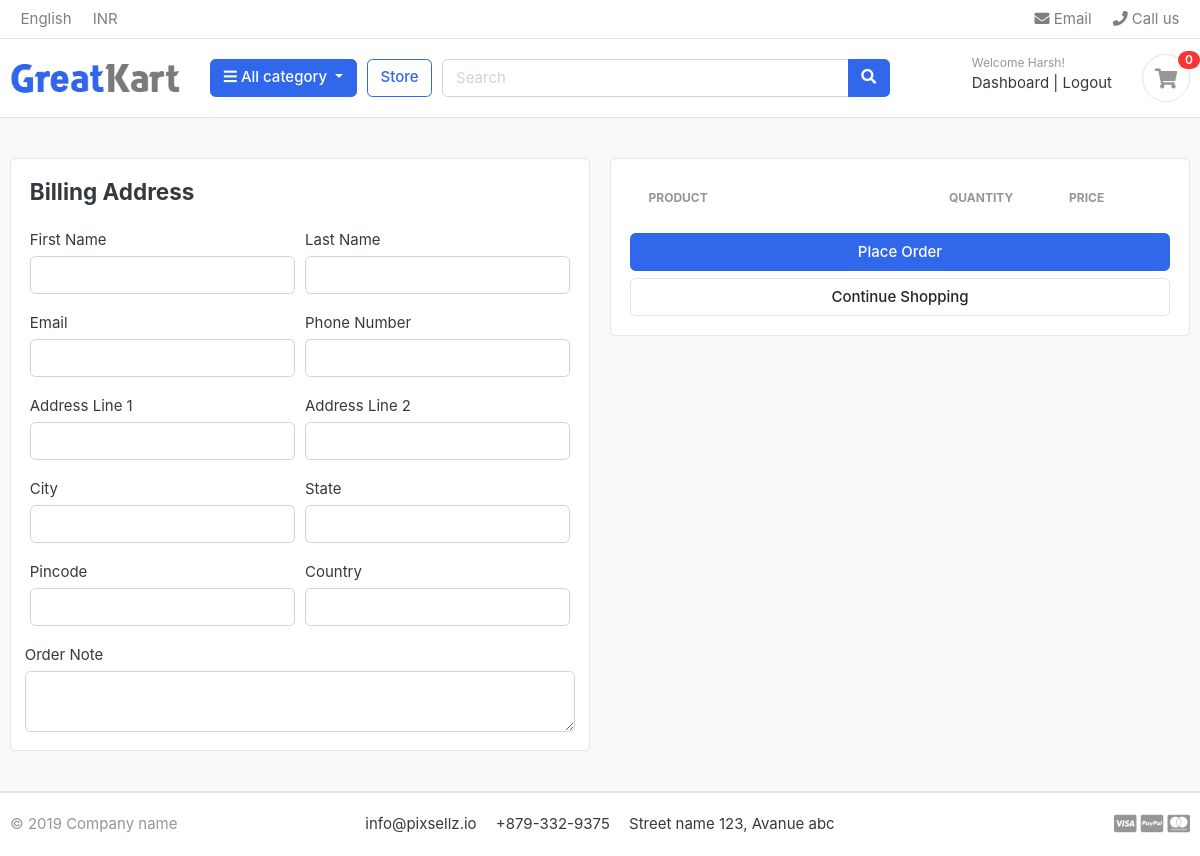
Before: /cart/checkout/ (signed in) with the older database file.
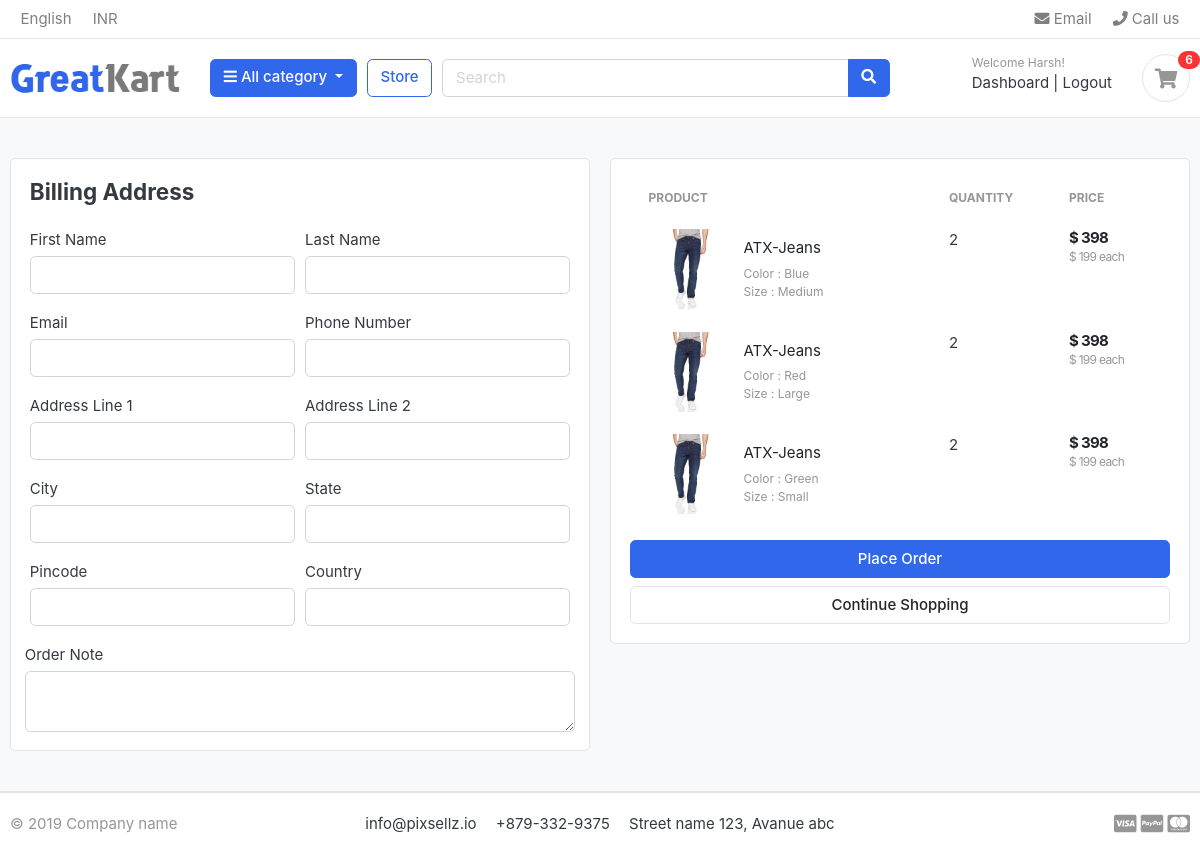
After: the same page with the newer database file.
### carts/models.py (models this page shows, shortened)
class CartItem(models.Model):
    user = models.ForeignKey(Account, on_delete=models.CASCADE, null=True)
    product = models.ForeignKey(Product, on_delete=models.CASCADE)
    variations = models.ManyToManyField(Variation, blank=True)
    cart = models.ForeignKey(Cart, on_delete=models.CASCADE, null=True)
    quantity = models.IntegerField()
    is_active = models.BooleanField(default=True)
    def sub_total(self):
        return self.product.price * self.quantity

### store/models.py (models this page shows, shortened)
class Product(models.Model):
    product_name = models.CharField(max_length=200, unique=True)
    slug = models.SlugField(max_length=200, unique=True)
    description = models.TextField(max_length=500, blank=True)
    price = models.IntegerField()
    images = models.ImageField(upload_to='photos/products')
    stock = models.IntegerField()
    is_available = models.BooleanField(default=True)
    category = models.ForeignKey(Category, on_delete=models.CASCADE)
    created_date = models.DateTimeField(auto_now_add=True)
    modified_date = models.DateTimeField(auto_now=True)
    def get_url(self):
        return reverse('product_detail', args=[self.category.slug, self.slug])

class Variation(models.Model):
    product = models.ForeignKey(Product, on_delete=models.CASCADE)
    variation_category = models.CharField(max_length=100, choices=variation_category_choice)
    variation_value = models.CharField(max_length=100)
    is_active = models.BooleanField(default=True)
    created_date = models.DateField(auto_now_add=True)
    objects = VariationManager()

### carts/views.py (the view)
# urls.py: path('checkout/', views.checkout, name='checkout'),
@login_required(login_url='login')
def checkout(request, total=0, quantity=0, cart_items=None):
    try:
        tax = 0
        grand_total = 0
        if request.user.is_authenticated:
            cart_items = CartItem.objects.filter(user=request.user, is_active=True)
        else:
            cart = Cart.objects.get(cart_id=_cart_id(request))
            cart_items = CartItem.objects.filter(cart=cart, is_active=True)
        for cart_item in cart_items:
            total += (cart_item.product.price * cart_item.quantity)
            quantity += cart_item.quantity
        tax = (2 * total)/100
        grand_total = total + tax
    except:
        pass
    context = {
        'total' : total,
        'quantity': quantity,
        'cart_items': cart_items,
        'tax': tax,
        'grand_total': grand_total,
    }
    return render(request, 'store/checkout.html', context)

### carts/context_processors.py (called while the page is built)
def counter(request):
    cart_count = 0
    if 'admin' in request.path:
        return {}
    else:
        try:
            cart = Cart.objects.filter(cart_id=_cart_id(request))
            if request.user.is_authenticated:
                cart_items = CartItem.objects.all().filter(user=request.user)
            else:
                cart_items = CartItem.objects.all().filter(cart=cart[:1])
            for cart_item in cart_items:
                cart_count += cart_item.quantity
        except Cart.DoesNotExist:
            cart_count = 0
    return dict(cart_count=cart_count)

### carts/views.py (called while the page is built)
def _cart_id(request):
    cart = request.session.session_key
    if not cart:
        cart = request.session.create()
    return cart

### category/context_processors.py (called while the page is built)
def menu_links(request):
    links = Category.objects.all()
    return dict(links=links)

### category/models.py (called while the page is built)
    def get_url(self):
        return reverse('products_by_category', args=[self.slug])

### templates/store/checkout.html (shortened to what this page needs)
{% extends 'base.html' %}
{% load static %}
{% block content %}
<section class="section-content padding-y bg">
<div class="container">
<div class="row">
	<aside class="col-lg-6">
<div class="card">
  <div class="card-body">
    <h4 class="card-title mb-4">Billing Address</h4>
    <form action="{% url 'place_order' %}" method="POST">
      <div class="form-row">
        <div class="col form-group">
          <label for="">First Name</label>
          <input type="text" name="first_name" class="form-control" required>
        </div>
        <div class="col form-group">
          <label for="">Last Name</label>
          <input type="text" name="last_name" class="form-control" required>
        </div>
      </div>
      <div class="form-row">
        <div class="col form-group">
          <label for="">Email</label>
          <input type="email" name="email" class="form-control" required>
        </div>
        <div class="col form-group">
          <label for="">Phone Number</label>
          <input type="text" name="phone" class="form-control" required>
        </div>
      </div>
      <div class="form-row">
        <div class="col form-group">
          <label for="">Address Line 1</label>
          <input type="text" name="address_line_1" class="form-control" required>
        </div>
        <div class="col form-group">
          <label for="">Address Line 2</label>
          <input type="text" name="address_line_2" class="form-control">
        </div>
      </div>
      <div class="form-row">
        <div class="col form-group">
          <label for="">City</label>
          <input type="text" name="city" class="form-control" required>
        </div>
        <div class="col form-group">
          <label for="">State</label>
          <input type="text" name="state" class="form-control" required>
        </div>
        </div>
        <div class="form-row">
            <div class="col form-group">
              <label for="">Pincode</label>
              <input type="text" name="pincode" class="form-control" required>
            </div>
            <div class="col form-group">
              <label for="">Country</label>
              <input type="text" name="country" class="form-control" required>
            </div>
            </div>
        <div class="form-row">
          <label for="">Order Note</label>
          <textarea name="order_note" rows="2" class="form-control"></textarea>
        </div>
  </div>
</div>
	</aside>
	<aside class="col-lg-6">
		<div class="card">
		<div class="card-body">
      <table class="table table-borderless table-shopping-cart">
      <thead class="text-muted">
      <tr class="small text-uppercase">
        <th scope="col">Product</th>
        <th scope="col" width="120">Quantity</th>
        <th scope="col" width="120">Price</th>
      </tr>
      </thead>
      <tbody>
      {% for cart_item in cart_items %}
      <tr>
      	<td>
      		<figure class="itemside align-items-center">
      			<div class="aside"><img src="{{ cart_item.product.images.url }}" class="img-sm"></div>
      			<figcaption class="info">
      				<a href="{{ cart_item.product.get_url }}" class="title text-dark">{{ cart_item.product.product_name }}</a>
      				<p class="text-muted small">
      					{% if cart_item.variations.all %}
      						{% for item in cart_item.variations.all %}
      							{{ item.variation_category | capfirst }} : {{ item.variation_value | capfirst }} <br>
      						{% endfor %}
      					{% endif %}
      				</p>
      			</figcaption>
      		</figure>
      	</td>
      	<td>
      				<label for="">{{cart_item.quantity}}</label>
      	</td>
      	<td>
      		<div class="price-wrap">
      			<var class="price">$ {{ cart_item.sub_total }}</var>
      			<small class="text-muted"> $ {{ cart_item.product.price }} each </small>
      		</div>
      	</td>
      </tr>
      {% endfor %}
      </tbody>
      </table>
      <button type="submit" name="submit" class="btn btn-primary btn-block">Place Order</button>
			<a href="{% url 'store' %}" class="btn btn-light btn-block">Continue Shopping</a>
		</div>
		</div>
</aside>
</div>
</div>
</section>
{% endblock %}

### templates/includes/navbar.html (shortened to what this page needs)
{% load static %}
<header class="section-header">
    <nav class="navbar p-md-0 navbar-expand-sm navbar-light border-bottom">
    <div class="container">
      <div class="collapse navbar-collapse" id="navbarTop4">
        <ul class="navbar-nav mr-auto">
            <li class="nav-item dropdown">
                 <a href="#" class="nav-link">   English </a>
            </li>
            <li class="nav-item dropdown">
                <a href="#" class="nav-link"> INR </a>
            </li>
        </ul>
        <ul class="navbar-nav">
            <li><a href="#" class="nav-link"> <i class="fa fa-envelope"></i> Email </a></li>
            <li><a href="#" class="nav-link"> <i class="fa fa-phone"></i> Call us </a></li>
        </ul>
      </div>
    </div>
    </nav>
    <section class="header-main border-bottom">
        <div class="container">
    <div class="row align-items-center">
        <div class="col-lg-2 col-md-3 col-6">
            <a href="{% url 'home' %}" class="brand-wrap">
                <img class="logo" src="{% static 'images/logo.png' %}" alt="Logo">
            </a>
        </div>
        <div class="col-lg col-sm col-md col-6 flex-grow-0">
            <div class="category-wrap dropdown d-inline-block float-right">
                <button type="button" class="btn btn-primary dropdown-toggle" data-toggle="dropdown">
                    <i class="fa fa-bars"></i> All category
                </button>
            </div>
        </div>
        <a href="{% url 'store' %}" class="btn btn-outline-primary">Store</a>
        <div class="col-lg  col-md-6 col-sm-12 col">
            <form action="{% url 'search' %}" class="search" method="GET">
                <div class="input-group w-100">
                    <input type="text" class="form-control" style="width:60%;" placeholder="Search" name="keyword">
                    <div class="input-group-append">
                      <button class="btn btn-primary" type="submit">
                        <i class="fa fa-search"></i>
                      </button>
                    </div>
                </div>
            </form>
        </div>
        <div class="col-lg-3 col-sm-6 col-8 order-2 order-lg-3">
                    <div class="d-flex justify-content-end mb-3 mb-lg-0">
                        {% if user.id is None %}
                        <div class="widget-header">
                            <small class="title text-muted">Welcome guest!</small>
                            <div>
                                <a href="{% url 'login' %}">Sign in</a> <span class="dark-transp"> | </span>
                                <a href="{% url 'register' %}"> Register</a>
                            </div>
                        </div>
                        {% else %}
                            <div class="widget-header">
                                <small class="title text-muted">Welcome {{ user.first_name }}!</small>
                                <div>
                                    <a href="{% url 'dashboard' %}"> Dashboard</a> <span class="dark-transp"> | </span>
                                    <a href="{% url 'logout' %}"> Logout</a>
                                </div>
                            </div>
                        {% endif %}
                        <a href="{% url 'cart' %}" class="widget-header pl-3 ml-3">
                            <div class="icon icon-sm rounded-circle border"><i class="fa fa-shopping-cart"></i></div>
                            <span class="badge badge-pill badge-danger notify">{{ cart_count }}</span>
                        </a>
                    </div>
                </div>
    </div>
        </div>
    </section>
</header>

Changed rows visible on the page:
added CartItem: product.images (picture), product.product_name "ATX-Jeans", quantity "2", sub_total "398", product.price "199"
now on this page (row unchanged): Variation: variation_category "Color", variation_value "Blue", shown under "ATX-Jeans"
now on this page (row unchanged): Variation: variation_category "Size", variation_value "Medium", shown under "ATX-Jeans"
added CartItem: product.images (picture), product.product_name "ATX-Jeans", quantity "2", sub_total "398", product.price "199"
now on this page (row unchanged): Variation: variation_category "Color", variation_value "Red", shown under "ATX-Jeans"
now on this page (row unchanged): Variation: variation_category "Size", variation_value "Large", shown under "ATX-Jeans"
added CartItem: product.images (picture), product.product_name "ATX-Jeans", quantity "2", sub_total "398", product.price "199"
now on this page (row unchanged): Variation: variation_category "Color", variation_value "Green", shown under "ATX-Jeans"
now on this page (row unchanged): Variation: variation_category "Size", variation_value "Small", shown under "ATX-Jeans"
Other visible differences:
{{ cart_count }}: "0" → "6"
